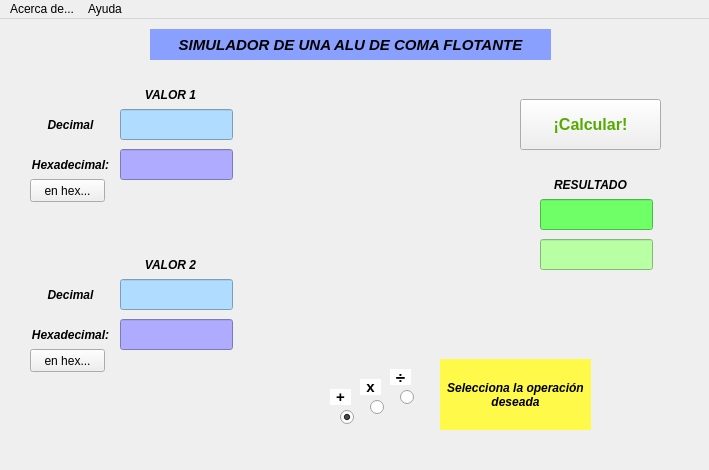
<?xml version="1.0" encoding="UTF-8"?>
<ui version="4.0">
 <class>MainWindow</class>
 <widget class="QMainWindow" name="MainWindow">
  <property name="geometry">
   <rect>
    <x>0</x>
    <y>0</y>
    <width>709</width>
    <height>470</height>
   </rect>
  </property>
  <property name="windowTitle">
   <string>MainWindow</string>
  </property>
  <widget class="QWidget" name="centralWidget">
   <widget class="QLabel" name="aluImage">
    <property name="geometry">
     <rect>
      <x>280</x>
      <y>70</y>
      <width>171</width>
      <height>291</height>
     </rect>
    </property>
    <property name="text">
     <string/>
    </property>
    <property name="pixmap">
     <pixmap resource="images.qrc">:/imagenes/alu.png</pixmap>
    </property>
    <property name="scaledContents">
     <bool>true</bool>
    </property>
    <property name="wordWrap">
     <bool>false</bool>
    </property>
   </widget>
   <widget class="QLabel" name="lblValor1">
    <property name="geometry">
     <rect>
      <x>140</x>
      <y>60</y>
      <width>61</width>
      <height>31</height>
     </rect>
    </property>
    <property name="font">
     <font>
      <weight>75</weight>
      <italic>true</italic>
      <bold>true</bold>
     </font>
    </property>
    <property name="text">
     <string>VALOR 1</string>
    </property>
    <property name="alignment">
     <set>Qt::AlignCenter</set>
    </property>
   </widget>
   <widget class="QLabel" name="lblHexa">
    <property name="geometry">
     <rect>
      <x>30</x>
      <y>130</y>
      <width>81</width>
      <height>31</height>
     </rect>
    </property>
    <property name="font">
     <font>
      <weight>75</weight>
      <italic>true</italic>
      <bold>true</bold>
     </font>
    </property>
    <property name="text">
     <string>Hexadecimal:</string>
    </property>
    <property name="alignment">
     <set>Qt::AlignCenter</set>
    </property>
   </widget>
   <widget class="QLabel" name="lblHexa2">
    <property name="geometry">
     <rect>
      <x>30</x>
      <y>300</y>
      <width>81</width>
      <height>31</height>
     </rect>
    </property>
    <property name="font">
     <font>
      <weight>75</weight>
      <italic>true</italic>
      <bold>true</bold>
     </font>
    </property>
    <property name="text">
     <string>Hexadecimal:</string>
    </property>
    <property name="alignment">
     <set>Qt::AlignCenter</set>
    </property>
   </widget>
   <widget class="QLineEdit" name="valor1Dec">
    <property name="geometry">
     <rect>
      <x>120</x>
      <y>90</y>
      <width>113</width>
      <height>31</height>
     </rect>
    </property>
    <property name="styleSheet">
     <string notr="true">background-color: rgb(176, 221, 255);</string>
    </property>
    <property name="alignment">
     <set>Qt::AlignCenter</set>
    </property>
   </widget>
   <widget class="QLineEdit" name="valor1Hex">
    <property name="geometry">
     <rect>
      <x>120</x>
      <y>130</y>
      <width>113</width>
      <height>31</height>
     </rect>
    </property>
    <property name="styleSheet">
     <string notr="true">background-color: rgb(175, 172, 255);</string>
    </property>
    <property name="alignment">
     <set>Qt::AlignCenter</set>
    </property>
    <property name="readOnly">
     <bool>true</bool>
    </property>
   </widget>
   <widget class="QLineEdit" name="valor2Hex">
    <property name="geometry">
     <rect>
      <x>120</x>
      <y>300</y>
      <width>113</width>
      <height>31</height>
     </rect>
    </property>
    <property name="styleSheet">
     <string notr="true">background-color: rgb(175, 172, 255);</string>
    </property>
    <property name="alignment">
     <set>Qt::AlignCenter</set>
    </property>
    <property name="readOnly">
     <bool>true</bool>
    </property>
   </widget>
   <widget class="QLineEdit" name="valor2Dec">
    <property name="geometry">
     <rect>
      <x>120</x>
      <y>260</y>
      <width>113</width>
      <height>31</height>
     </rect>
    </property>
    <property name="styleSheet">
     <string notr="true">background-color: rgb(176, 221, 255);</string>
    </property>
    <property name="alignment">
     <set>Qt::AlignCenter</set>
    </property>
   </widget>
   <widget class="QLineEdit" name="resultDec">
    <property name="geometry">
     <rect>
      <x>540</x>
      <y>180</y>
      <width>113</width>
      <height>31</height>
     </rect>
    </property>
    <property name="styleSheet">
     <string notr="true">background-color: rgb(111, 255, 103);</string>
    </property>
    <property name="alignment">
     <set>Qt::AlignCenter</set>
    </property>
    <property name="readOnly">
     <bool>true</bool>
    </property>
   </widget>
   <widget class="QLineEdit" name="resultHex">
    <property name="geometry">
     <rect>
      <x>540</x>
      <y>220</y>
      <width>113</width>
      <height>31</height>
     </rect>
    </property>
    <property name="styleSheet">
     <string notr="true">background-color: rgb(185, 255, 164);</string>
    </property>
    <property name="alignment">
     <set>Qt::AlignCenter</set>
    </property>
    <property name="readOnly">
     <bool>true</bool>
    </property>
   </widget>
   <widget class="QLabel" name="lablValor2">
    <property name="geometry">
     <rect>
      <x>140</x>
      <y>230</y>
      <width>61</width>
      <height>31</height>
     </rect>
    </property>
    <property name="font">
     <font>
      <weight>75</weight>
      <italic>true</italic>
      <bold>true</bold>
     </font>
    </property>
    <property name="text">
     <string>VALOR 2</string>
    </property>
    <property name="alignment">
     <set>Qt::AlignCenter</set>
    </property>
   </widget>
   <widget class="QLabel" name="label_6">
    <property name="geometry">
     <rect>
      <x>550</x>
      <y>150</y>
      <width>81</width>
      <height>31</height>
     </rect>
    </property>
    <property name="font">
     <font>
      <weight>75</weight>
      <italic>true</italic>
      <bold>true</bold>
     </font>
    </property>
    <property name="text">
     <string>RESULTADO</string>
    </property>
    <property name="alignment">
     <set>Qt::AlignCenter</set>
    </property>
   </widget>
   <widget class="QLabel" name="label_7">
    <property name="geometry">
     <rect>
      <x>230</x>
      <y>100</y>
      <width>71</width>
      <height>41</height>
     </rect>
    </property>
    <property name="text">
     <string/>
    </property>
    <property name="pixmap">
     <pixmap resource="flecha.qrc">:/imagenes/long-arrow-right.png</pixmap>
    </property>
    <property name="scaledContents">
     <bool>true</bool>
    </property>
    <property name="alignment">
     <set>Qt::AlignCenter</set>
    </property>
   </widget>
   <widget class="QLabel" name="label_8">
    <property name="geometry">
     <rect>
      <x>230</x>
      <y>280</y>
      <width>71</width>
      <height>41</height>
     </rect>
    </property>
    <property name="text">
     <string/>
    </property>
    <property name="pixmap">
     <pixmap resource="flecha.qrc">:/imagenes/long-arrow-right.png</pixmap>
    </property>
    <property name="scaledContents">
     <bool>true</bool>
    </property>
    <property name="alignment">
     <set>Qt::AlignCenter</set>
    </property>
   </widget>
   <widget class="QLabel" name="label_9">
    <property name="geometry">
     <rect>
      <x>430</x>
      <y>170</y>
      <width>111</width>
      <height>91</height>
     </rect>
    </property>
    <property name="text">
     <string/>
    </property>
    <property name="pixmap">
     <pixmap resource="flecha.qrc">:/imagenes/long-arrow-right.png</pixmap>
    </property>
    <property name="scaledContents">
     <bool>true</bool>
    </property>
    <property name="alignment">
     <set>Qt::AlignCenter</set>
    </property>
   </widget>
   <widget class="QLabel" name="labelSum">
    <property name="geometry">
     <rect>
      <x>300</x>
      <y>310</y>
      <width>91</width>
      <height>101</height>
     </rect>
    </property>
    <property name="text">
     <string/>
    </property>
    <property name="pixmap">
     <pixmap resource="barravertical.qrc">:/imagenes/black-line-transparent-background-1.png</pixmap>
    </property>
    <property name="scaledContents">
     <bool>true</bool>
    </property>
   </widget>
   <widget class="QLabel" name="labelMult">
    <property name="geometry">
     <rect>
      <x>330</x>
      <y>290</y>
      <width>91</width>
      <height>119</height>
     </rect>
    </property>
    <property name="text">
     <string/>
    </property>
    <property name="pixmap">
     <pixmap resource="barravertical.qrc">:/imagenes/black-line-transparent-background-1.png</pixmap>
    </property>
    <property name="scaledContents">
     <bool>true</bool>
    </property>
   </widget>
   <widget class="QLabel" name="labelDiv">
    <property name="geometry">
     <rect>
      <x>360</x>
      <y>280</y>
      <width>91</width>
      <height>119</height>
     </rect>
    </property>
    <property name="text">
     <string/>
    </property>
    <property name="pixmap">
     <pixmap resource="barravertical.qrc">:/imagenes/black-line-transparent-background-1.png</pixmap>
    </property>
    <property name="scaledContents">
     <bool>true</bool>
    </property>
   </widget>
   <widget class="QLabel" name="labelSum2">
    <property name="geometry">
     <rect>
      <x>330</x>
      <y>370</y>
      <width>21</width>
      <height>16</height>
     </rect>
    </property>
    <property name="font">
     <font>
      <pointsize>11</pointsize>
      <weight>75</weight>
      <bold>true</bold>
     </font>
    </property>
    <property name="styleSheet">
     <string notr="true">background-color: rgb(255, 255, 255);</string>
    </property>
    <property name="text">
     <string>+</string>
    </property>
    <property name="alignment">
     <set>Qt::AlignCenter</set>
    </property>
   </widget>
   <widget class="QLabel" name="labelMult2">
    <property name="geometry">
     <rect>
      <x>360</x>
      <y>360</y>
      <width>21</width>
      <height>16</height>
     </rect>
    </property>
    <property name="font">
     <font>
      <pointsize>11</pointsize>
      <weight>75</weight>
      <bold>true</bold>
     </font>
    </property>
    <property name="styleSheet">
     <string notr="true">background-color: rgb(255, 255, 255);</string>
    </property>
    <property name="text">
     <string>x</string>
    </property>
    <property name="alignment">
     <set>Qt::AlignCenter</set>
    </property>
   </widget>
   <widget class="QLabel" name="labelDiv2">
    <property name="geometry">
     <rect>
      <x>390</x>
      <y>350</y>
      <width>21</width>
      <height>16</height>
     </rect>
    </property>
    <property name="font">
     <font>
      <pointsize>13</pointsize>
      <weight>75</weight>
      <bold>true</bold>
     </font>
    </property>
    <property name="styleSheet">
     <string notr="true">background-color: rgb(255, 255, 255);</string>
    </property>
    <property name="text">
     <string>÷</string>
    </property>
    <property name="alignment">
     <set>Qt::AlignCenter</set>
    </property>
   </widget>
   <widget class="QRadioButton" name="rBSum">
    <property name="geometry">
     <rect>
      <x>340</x>
      <y>390</y>
      <width>82</width>
      <height>17</height>
     </rect>
    </property>
    <property name="text">
     <string/>
    </property>
    <property name="checked">
     <bool>true</bool>
    </property>
    <attribute name="buttonGroup">
     <string notr="true">operaciones</string>
    </attribute>
   </widget>
   <widget class="QRadioButton" name="rBPro">
    <property name="geometry">
     <rect>
      <x>370</x>
      <y>380</y>
      <width>82</width>
      <height>17</height>
     </rect>
    </property>
    <property name="text">
     <string/>
    </property>
    <attribute name="buttonGroup">
     <string notr="true">operaciones</string>
    </attribute>
   </widget>
   <widget class="QRadioButton" name="rBDiv">
    <property name="geometry">
     <rect>
      <x>400</x>
      <y>370</y>
      <width>82</width>
      <height>17</height>
     </rect>
    </property>
    <property name="text">
     <string/>
    </property>
    <attribute name="buttonGroup">
     <string notr="true">operaciones</string>
    </attribute>
   </widget>
   <widget class="QLabel" name="titulo">
    <property name="geometry">
     <rect>
      <x>150</x>
      <y>10</y>
      <width>401</width>
      <height>31</height>
     </rect>
    </property>
    <property name="font">
     <font>
      <pointsize>11</pointsize>
      <weight>75</weight>
      <italic>true</italic>
      <bold>true</bold>
     </font>
    </property>
    <property name="styleSheet">
     <string notr="true">background-color: rgb(138, 160, 255);</string>
    </property>
    <property name="text">
     <string>SIMULADOR DE UNA ALU DE COMA FLOTANTE</string>
    </property>
    <property name="alignment">
     <set>Qt::AlignCenter</set>
    </property>
   </widget>
   <widget class="QPushButton" name="bCalcula">
    <property name="geometry">
     <rect>
      <x>520</x>
      <y>80</y>
      <width>141</width>
      <height>51</height>
     </rect>
    </property>
    <property name="font">
     <font>
      <pointsize>12</pointsize>
      <weight>75</weight>
      <bold>true</bold>
     </font>
    </property>
    <property name="styleSheet">
     <string notr="true">color: rgb(85, 170, 0);</string>
    </property>
    <property name="text">
     <string>¡Calcular!</string>
    </property>
   </widget>
   <widget class="QPushButton" name="enHex1">
    <property name="geometry">
     <rect>
      <x>30</x>
      <y>160</y>
      <width>75</width>
      <height>23</height>
     </rect>
    </property>
    <property name="text">
     <string>en hex...</string>
    </property>
   </widget>
   <widget class="QPushButton" name="enHex2">
    <property name="geometry">
     <rect>
      <x>30</x>
      <y>330</y>
      <width>75</width>
      <height>23</height>
     </rect>
    </property>
    <property name="text">
     <string>en hex...</string>
    </property>
   </widget>
   <widget class="QLabel" name="titulo_2">
    <property name="geometry">
     <rect>
      <x>440</x>
      <y>340</y>
      <width>151</width>
      <height>71</height>
     </rect>
    </property>
    <property name="font">
     <font>
      <pointsize>9</pointsize>
      <weight>75</weight>
      <italic>true</italic>
      <bold>true</bold>
     </font>
    </property>
    <property name="styleSheet">
     <string notr="true">background-color: rgb(153, 255, 106);
background-color: rgb(255, 249, 74);</string>
    </property>
    <property name="text">
     <string>Selecciona la operación deseada</string>
    </property>
    <property name="alignment">
     <set>Qt::AlignCenter</set>
    </property>
    <property name="wordWrap">
     <bool>true</bool>
    </property>
   </widget>
   <widget class="QLabel" name="lblHexa_2">
    <property name="geometry">
     <rect>
      <x>30</x>
      <y>90</y>
      <width>81</width>
      <height>31</height>
     </rect>
    </property>
    <property name="font">
     <font>
      <weight>75</weight>
      <italic>true</italic>
      <bold>true</bold>
     </font>
    </property>
    <property name="text">
     <string>Decimal</string>
    </property>
    <property name="alignment">
     <set>Qt::AlignCenter</set>
    </property>
   </widget>
   <widget class="QLabel" name="lblHexa_3">
    <property name="geometry">
     <rect>
      <x>30</x>
      <y>260</y>
      <width>81</width>
      <height>31</height>
     </rect>
    </property>
    <property name="font">
     <font>
      <weight>75</weight>
      <italic>true</italic>
      <bold>true</bold>
     </font>
    </property>
    <property name="text">
     <string>Decimal</string>
    </property>
    <property name="alignment">
     <set>Qt::AlignCenter</set>
    </property>
   </widget>
  </widget>
  <widget class="QMenuBar" name="menuBar">
   <property name="geometry">
    <rect>
     <x>0</x>
     <y>0</y>
     <width>709</width>
     <height>21</height>
    </rect>
   </property>
   <widget class="QMenu" name="menuAcerca">
    <property name="title">
     <string>Acerca de...</string>
    </property>
   </widget>
   <widget class="QMenu" name="menuAyuda">
    <property name="title">
     <string>Ayuda</string>
    </property>
   </widget>
   <addaction name="menuAcerca"/>
   <addaction name="menuAyuda"/>
  </widget>
 </widget>
 <layoutdefault spacing="6" margin="11"/>
 <resources>
  <include location="barravertical.qrc"/>
  <include location="flecha.qrc"/>
  <include location="images.qrc"/>
 </resources>
 <connections/>
 <buttongroups>
  <buttongroup name="operaciones"/>
 </buttongroups>
</ui>
